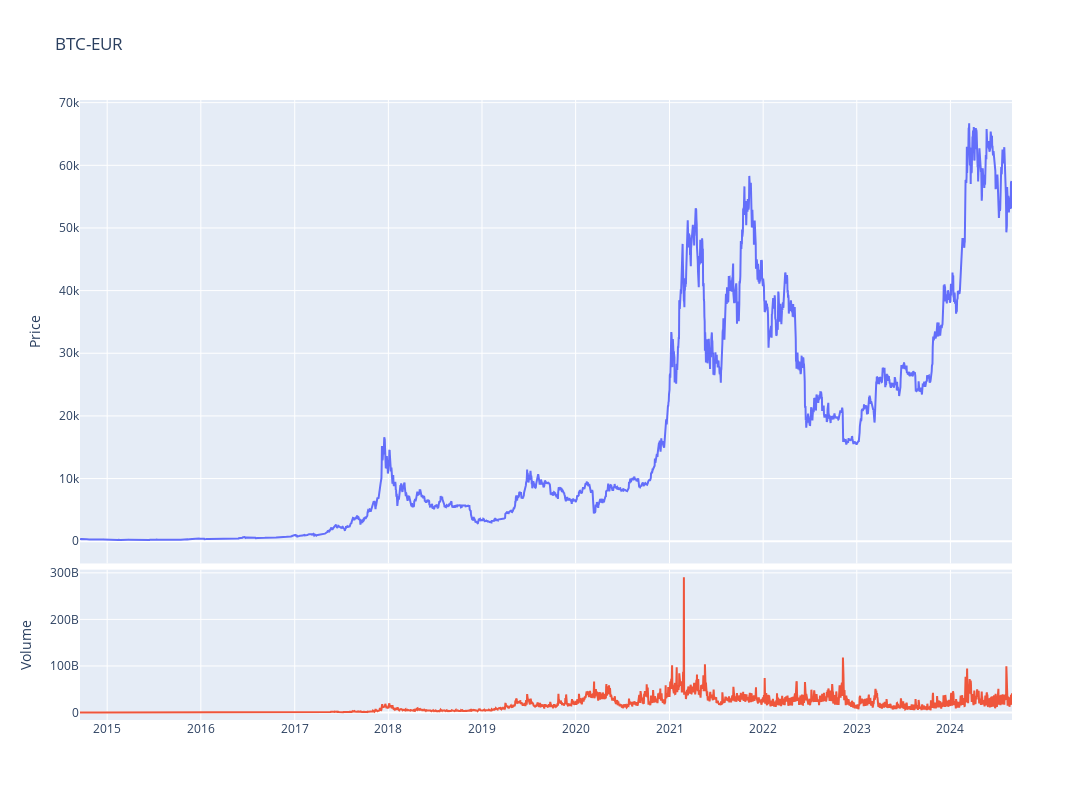

Notebook code for this chart:
### Code cell
fig = make_subplots(rows=4, cols=1,shared_xaxes=True,vertical_spacing=0.01,specs=[[{'rowspan':3,'colspan':1}],[None],[None],[{'rowspan':1,'colspan':1}]])

# Graph (1,1)
fig.add_trace(go.Scatter(x=stock_ticker.index,y=stock_ticker['Adj Close'],mode="lines",name=f"{ticker}"),row=1, col=1)
# Update xaxis properties
fig.update_yaxes(title_text="Price", row=1, col=1)

# Graph (4,1)
fig.add_trace(go.Scatter(x=stock_ticker.index,y=stock_ticker['Volume'],mode="lines",name='Volume'),row=4, col=1)
fig.update_yaxes(title_text="Volume", row=4, col=1)

fig.update_layout(height=800, width=1300,showlegend=False,title=f"{ticker}")

fig.show()

### Figure 1 — Plotly figure (JSON) as saved in the notebook; plotly's stock layout.template omitted (floating-point values rounded to 4 significant figures; data arrays with more than 128 entries replaced by an {"elided": "..."} marker saying what was removed)
{"data": [{"mode": "lines", "name": "BTC-EUR", "type": "scatter", "x": {"elided": "3634 str values"}, "xaxis": "x", "y": {"elided": "3634 float values"}, "yaxis": "y"}, {"mode": "lines", "name": "Volume", "type": "scatter", "x": {"elided": "3634 str values"}, "xaxis": "x2", "y": {"elided": "3634 int values"}, "yaxis": "y2"}], "layout": {"height": 800, "showlegend": false, "title": {"text": "BTC-EUR"}, "width": 1300, "xaxis": {"anchor": "y", "domain": [0, 1], "matches": "x2", "showticklabels": false}, "xaxis2": {"anchor": "y2", "domain": [0, 1]}, "yaxis": {"anchor": "x", "domain": [0.2525, 1], "title": {"text": "Price"}}, "yaxis2": {"anchor": "x2", "domain": [0, 0.2425], "title": {"text": "Volume"}}}}
